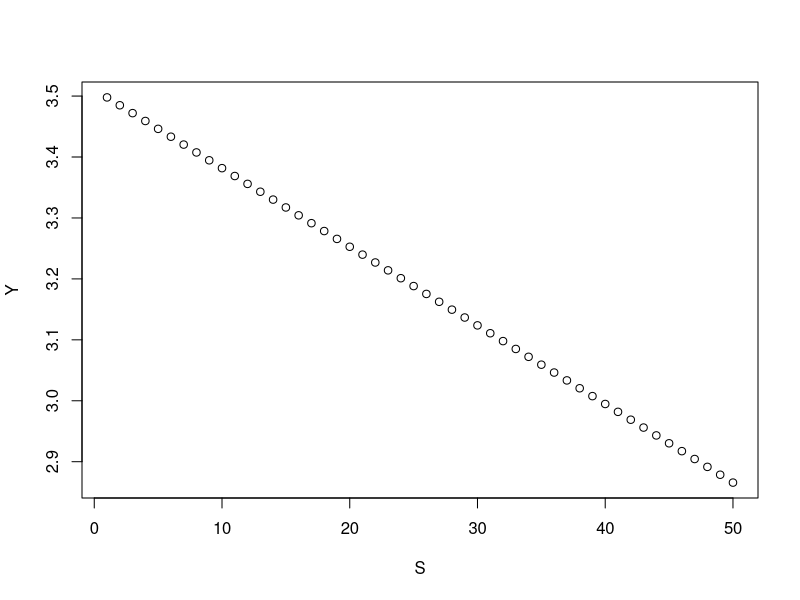
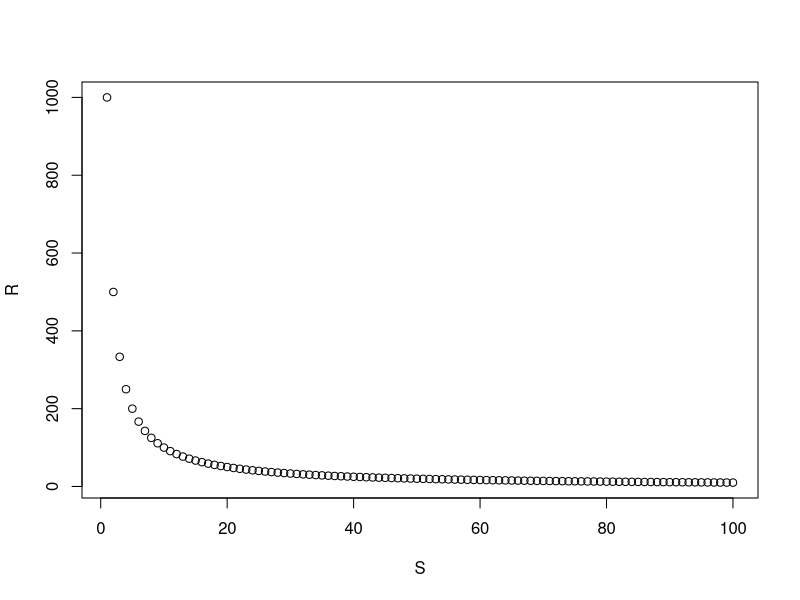
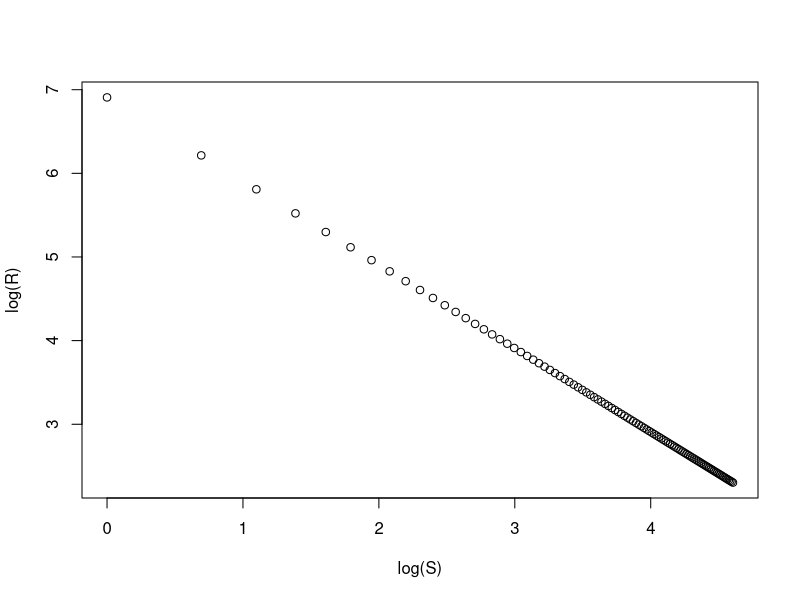
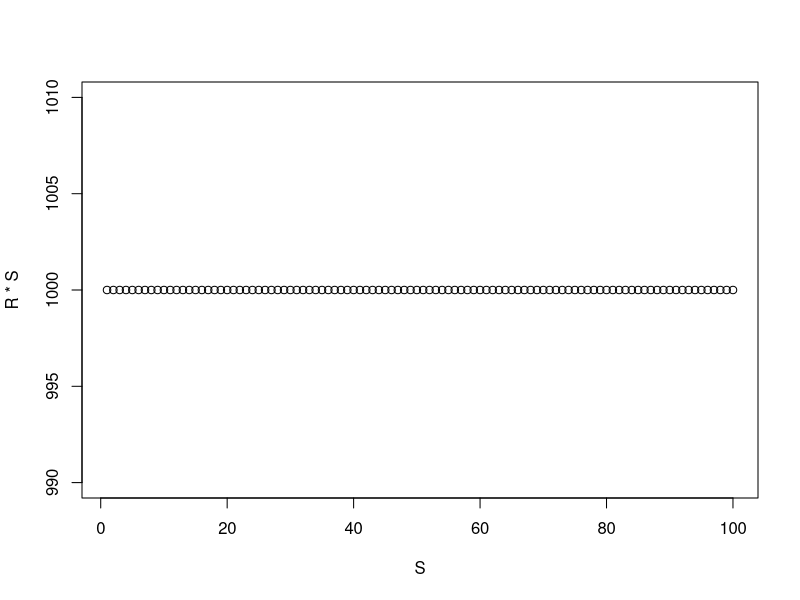
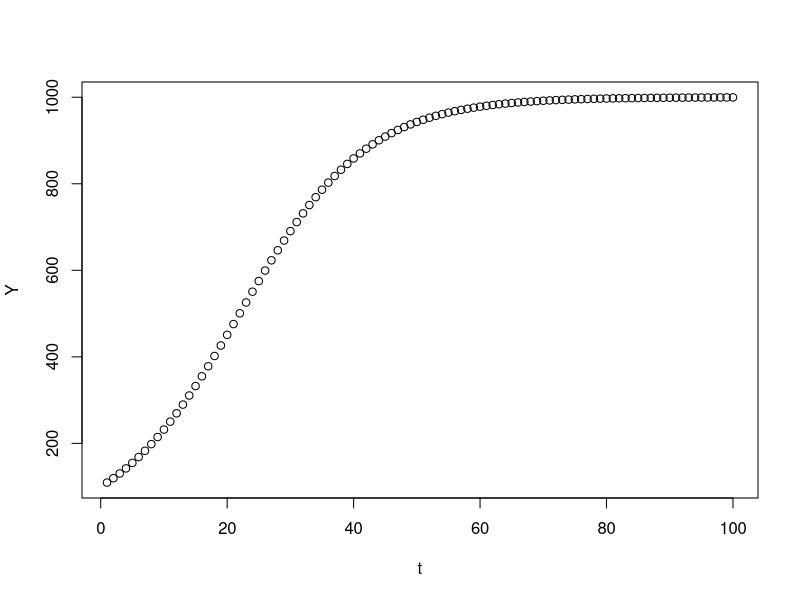
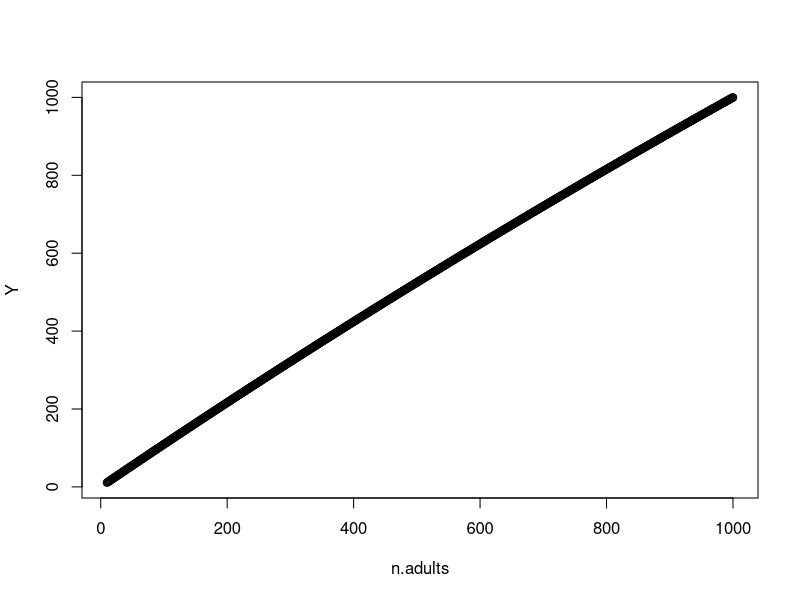

Generate these figures, in order, with R:

S     <- 1:50 # number of spawning females; estimated from pops
alpha <- 4.53
beta  <- 0.0129
e     <- 2


Y <- log(alpha) - beta * S + e

plot(S, Y)

S = 10
Y <- log(alpha) - beta * S + e
Y2 = exp(1)^Y
S*Y2


#alternative create as many as K
K= 1000
S     <- 1:100 # number of spawning females; estimated from pops
R <- K/S
plot(S, R)  # where R equals the per-capita reproductive success
plot(log(S), log(R))

plot(S, R*S)
K/100

n.adults <- 100
K = 1000
r = 0.1
t <- 1:100
Y = (K*n.adults)/(n.adults + ((K-n.adults) * exp(1)^(-r*t)))

plot(t, Y)



n.adults <- 10:1000
K = 1000
r = 0.1
t <- 1
Y = (K*n.adults)/(n.adults + ((K-n.adults) * exp(1)^(-r*t)))

plot(n.adults, Y)




